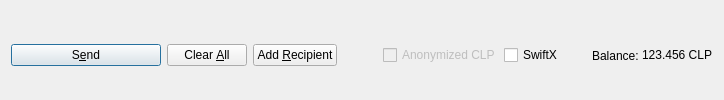
         <widget class="QFrame" name="frame_Send">
          <layout class="QHBoxLayout" name="horizontalLayout">
           <property name="bottomMargin">
            <number>0</number>
           </property>
           <item>
            <widget class="QPushButton" name="sendButton">
             <property name="minimumSize">
              <size>
               <width>150</width>
               <height>0</height>
              </size>
             </property>
             <property name="toolTip">
              <string>Confirm the send action</string>
             </property>
             <property name="text">
              <string>S&amp;end</string>
             </property>
             <property name="icon">
              <iconset resource="../calypso.qrc">
               <normaloff>:/icons/send</normaloff>:/icons/send</iconset>
             </property>
             <property name="autoDefault">
              <bool>false</bool>
             </property>
             <property name="default">
              <bool>true</bool>
             </property>
            </widget>
           </item>
           <item>
            <widget class="QPushButton" name="clearButton">
             <property name="sizePolicy">
              <sizepolicy hsizetype="Minimum" vsizetype="Fixed">
               <horstretch>0</horstretch>
               <verstretch>0</verstretch>
              </sizepolicy>
             </property>
             <property name="toolTip">
              <string>Clear all fields of the form.</string>
             </property>
             <property name="text">
              <string>Clear &amp;All</string>
             </property>
             <property name="icon">
              <iconset resource="../calypso.qrc">
               <normaloff>:/icons/remove</normaloff>:/icons/remove</iconset>
             </property>
             <property name="autoDefault">
              <bool>false</bool>
             </property>
            </widget>
           </item>
           <item>
            <widget class="QPushButton" name="addButton">
             <property name="toolTip">
              <string>Send to multiple recipients at once</string>
             </property>
             <property name="text">
              <string>Add &amp;Recipient</string>
             </property>
             <property name="icon">
              <iconset resource="../calypso.qrc">
               <normaloff>:/icons/add</normaloff>:/icons/add</iconset>
             </property>
             <property name="autoDefault">
              <bool>false</bool>
             </property>
            </widget>
           </item>
           <item>
            <spacer name="horizontalSpacer">
             <property name="orientation">
              <enum>Qt::Horizontal</enum>
             </property>
             <property name="sizeHint" stdset="0">
              <size>
               <width>40</width>
               <height>20</height>
              </size>
             </property>
            </spacer>
           </item>
           <item>
            <layout class="QHBoxLayout" name="horizontalLayout_2">
             <property name="spacing">
              <number>3</number>
             </property>
             <item>
              <widget class="QCheckBox" name="checkzCLP">
               <property name="enabled">
                <bool>false</bool>
               </property>
               <property name="text">
                <string>Anonymized CLP</string>
               </property>
              </widget>
             </item>
             <item>
              <widget class="QCheckBox" name="checkSwiftTX">
               <property name="enabled">
                <bool>true</bool>
               </property>
               <property name="minimumSize">
                <size>
                 <width>85</width>
                 <height>0</height>
                </size>
               </property>
               <property name="text">
                <string>SwiftX</string>
               </property>
              </widget>
             </item>
             <item>
              <widget class="QLabel" name="label">
               <property name="text">
                <string>Balance:</string>
               </property>
              </widget>
             </item>
             <item>
              <widget class="QLabel" name="labelBalance">
               <property name="sizePolicy">
                <sizepolicy hsizetype="Preferred" vsizetype="Fixed">
                 <horstretch>0</horstretch>
                 <verstretch>0</verstretch>
                </sizepolicy>
               </property>
               <property name="cursor">
                <cursorShape>IBeamCursor</cursorShape>
               </property>
               <property name="text">
                <string notr="true">123.456 CLP</string>
               </property>
               <property name="textInteractionFlags">
                <set>Qt::LinksAccessibleByMouse|Qt::TextSelectableByKeyboard|Qt::TextSelectableByMouse</set>
               </property>
              </widget>
             </item>
            </layout>
           </item>
          </layout>
         </widget>
